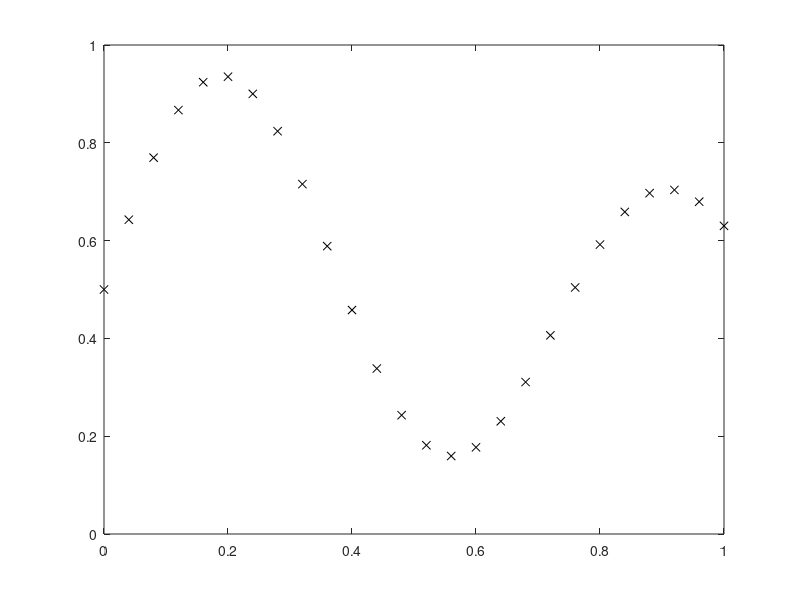
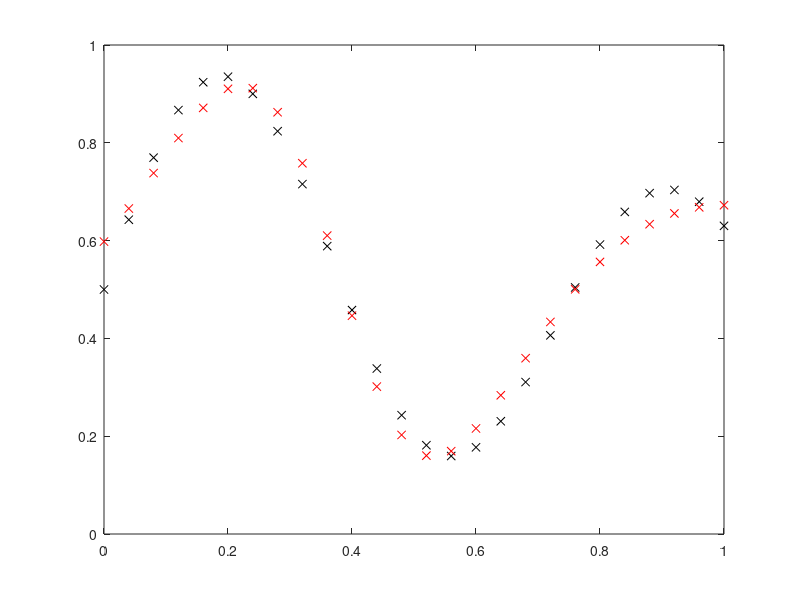

Here is the MATLAB script that generated these plots, in order:
%2 laboratorinis darbas
%Andrius Zolotuchinas Kikf-18
%vienas iejimas
%vienas isejimas

x = 0:1/25:1;

y = ((1 + 0.6 * sin (2 * pi * x / 0.7)) + 0.3 * sin (2 * pi * x)) / 2;

plot(x,y,'kx')


%----------------------------------------------------------------

w11_1 = randn(1); b1_1 = randn(1);
w21_1 = randn(1); b2_1 = randn(1);
w31_1 = randn(1); b3_1 = randn(1);
w41_1 = randn(1); b4_1 = randn(1);
w51_1 = randn(1); b5_1 = randn(1);

w11_2 = randn(1); b1_2 = randn(1);
w12_2 = randn(1);
w13_2 = randn(1);
w14_2 = randn(1);
w15_2 = randn(1);


%------------------------------------------------------------------
mok_zing = 0.15
for indx=1:10000
    for n = 1:26
        v1_1 = x(n)*w11_1 + b1_1;
        v2_1 = x(n)*w21_1 + b2_1;
        v3_1 = x(n)*w31_1 + b3_1;
        v4_1 = x(n)*w41_1 + b4_1;
        v5_1 = x(n)*w51_1 + b5_1;
        
        y1_1 = 1/(1+exp(-v1_1));
        y2_1 = 1/(1+exp(-v2_1));
        y3_1 = 1/(1+exp(-v3_1));
        y4_1 = 1/(1+exp(-v4_1));
        y5_1 = 1/(1+exp(-v5_1));
        
        v1_2 = y1_1 * w11_2 + y2_1 * w12_2 + y3_1 * w13_2 + y4_1 * w14_2 + y5_1 * w15_2 + b1_2;
        
        
        
        y1_apskaiciuota = v1_2;
 
        
        %------------------------------------------------------------------
        e1 = y(n) - y1_apskaiciuota;

        %------------------------------------------------------------------
        %formule w = w + mok zingsnis*delta*input
        delta_out_1 = e1;
    
        delta_1_1 = y1_1*(1-y1_1)*(delta_out_1*w11_2);
        delta_2_1 = y2_1*(1-y2_1)*(delta_out_1*w12_2);
        delta_3_1 = y3_1*(1-y3_1)*(delta_out_1*w13_2);
        delta_4_1 = y4_1*(1-y4_1)*(delta_out_1*w14_2);
        delta_5_1 = y5_1*(1-y5_1)*(delta_out_1*w15_2);
    
        w11_2 = w11_2 + mok_zing*delta_out_1*y1_1;
        w12_2 = w12_2 + mok_zing*delta_out_1*y2_1;
        w13_2 = w13_2 + mok_zing*delta_out_1*y3_1;
        w14_2 = w14_2 + mok_zing*delta_out_1*y4_1;
        w15_2 = w15_2 + mok_zing*delta_out_1*y5_1;
        b1_2 = b1_2 + mok_zing*delta_out_1*1;
    
    
    
        w11_1 = w11_1 + mok_zing*delta_1_1*x(n);
        w21_1 = w21_1 + mok_zing*delta_2_1*x(n);
        w31_1 = w31_1 + mok_zing*delta_3_1*x(n);
        w41_1 = w41_1 + mok_zing*delta_4_1*x(n);
        w51_1 = w51_1 + mok_zing*delta_5_1*x(n);
        b1_1 = b1_1 + mok_zing*delta_1_1*1;
        b2_1 = b2_1 + mok_zing*delta_2_1*1;
        b3_1 = b3_1 + mok_zing*delta_3_1*1;
        b4_1 = b4_1 + mok_zing*delta_4_1*1;
        b5_1 = b5_1 + mok_zing*delta_5_1*1;
    
    end
end

for m = 1:26
    v1_1 = x(m)*w11_1 + b1_1;
    v2_1 = x(m)*w21_1 + b2_1;
    v3_1 = x(m)*w31_1 + b3_1;
    v4_1 = x(m)*w41_1 + b4_1;
    v5_1 = x(m)*w51_1 + b5_1;
    
    y1_1 = 1/(1+exp(-v1_1));
    y2_1 = 1/(1+exp(-v2_1));
    y3_1 = 1/(1+exp(-v3_1));
    y4_1 = 1/(1+exp(-v4_1));
    y5_1 = 1/(1+exp(-v5_1));
    
    v1_2 = y1_1 * w11_2 + y2_1 * w12_2 + y3_1 * w13_2 + y4_1 * w14_2 + y5_1 * w15_2 + b1_2;
  
    
    
    y1_apskaiciuota(m) = v1_2;

end

figure
plot(x,y,'kx',x,y1_apskaiciuota,'rx')

%------------------------------------------------------------------


